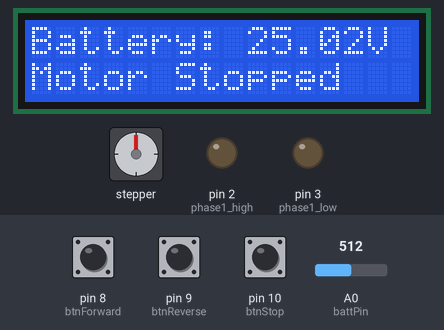
The sketch below on a simulated Arduino Uno, built with avr-gcc and run on an emulated ATmega328P. Parts: stepper motor, 16×2 character LCD, output pins drawn as LEDs (lit = HIGH). Wiring (inferred from the names in the program): stepper motor (200 steps per turn assumed): coils pin 4, pin 5, pin 6, pin 7. Inputs (shaded band) come from the test bench; at power-on: pin 8 (btnForward) LOW, pin 9 (btnReverse) LOW, A0 (battPin) = 512, pin 10 (btnStop) LOW. Pins used as bus, display or sensor lines are not drawn; what the sketch prints to the serial monitor is not drawn.

Above: at 2.8 s.
2.9 s: pin 8 (btnForward) pulled HIGH for 0.15 s
At 3.09 s:
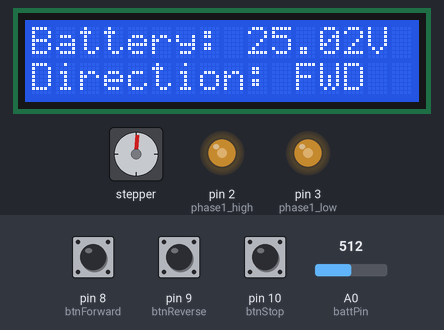
3.6 s: pin 9 (btnReverse) pulled HIGH for 0.15 s
At 4.06 s:
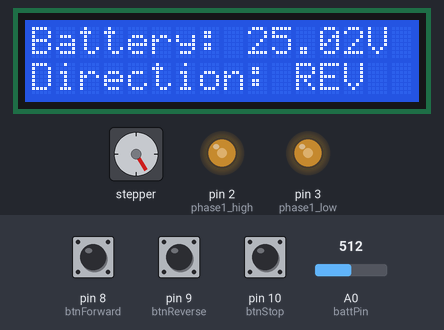
4.3 s: A0 (battPin) set to 122
At 4.69 s:
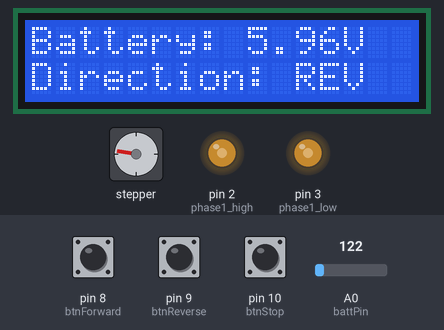
6.9 s: pin 10 (btnStop) pulled HIGH for 0.15 s
At 7.8 s:
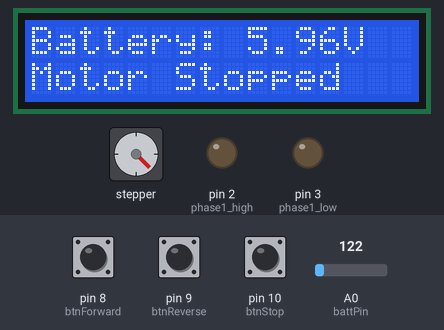
8.5 s: pin 8 (btnForward) pulled HIGH for 1 s
At 8.69 s:
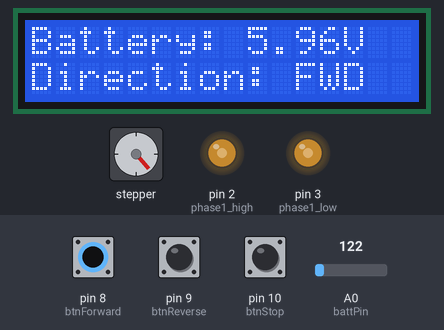
10.1 s: pin 9 (btnReverse) pulled HIGH for 1 s
At 11.21 s:
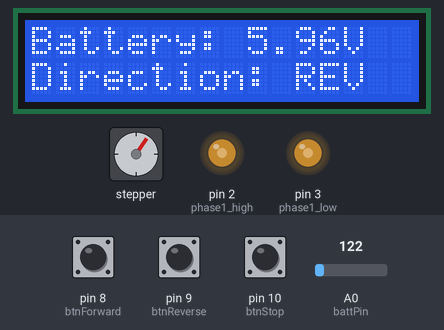
Timing chart, 0 to 15.3 s (numbered marks = the images above; inputs shaded):
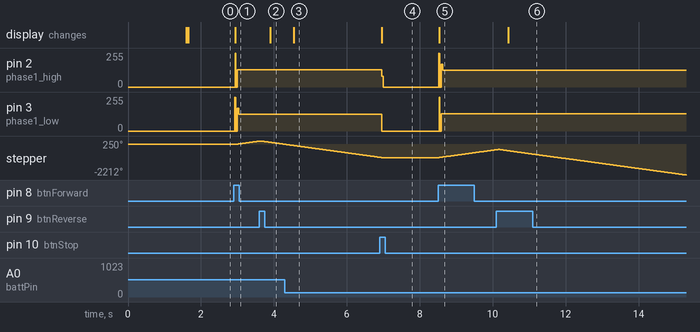

The sketch:

Inverter_Code.ino
```cpp
#include <Wire.h>
#include <LiquidCrystal_I2C.h>
#include <TimerOne.h>

/* ================= LCD ================= */
LiquidCrystal_I2C lcd(0x27, 16, 2);   // SDA=A4, SCL=A5

/* ============ OPTOCOUPLER PINS ============ */
const int phase1_high = 2;
const int phase1_low  = 3;
const int phase2_high = 4;
const int phase2_low  = 5;
const int phase3_high = 6;
const int phase3_low  = 7;

/* ============ BUTTONS ===================== */
const int btnForward = 8;
const int btnReverse = 9;
const int btnStop    = 10;

/* ============ BATTERY ===================== */
const int battPin = A0;
const float battDividerRatio = 10.0;
const float lowCutOff = 0;

/* ============ SYSTEM STATES =============== */
volatile bool inverterOn = false;
volatile bool reverseMode = false;
volatile int phaseStep = 0;

/* ============ DEBOUNCE ==================== */
bool lastForwardState = LOW;
bool lastReverseState = LOW;
bool lastStopState    = LOW;

unsigned long lastDebounceForward = 0;
unsigned long lastDebounceReverse = 0;
unsigned long lastDebounceStop    = 0;

const unsigned long debounceDelay = 200;

/* ============ 6-STEP SEQUENCE ============= */
bool seqForward[6][3] = {
  {1,0,0},
  {1,1,0},
  {0,1,0},
  {0,1,1},
  {0,0,1},
  {1,0,1}
};

/* ========================================== */
void setup() {
  /* --- Serial Debug --- */
  Serial.begin(9600);
  Serial.println();
  Serial.println("===== 3-PHASE INVERTER DEBUG START =====");

  /* --- Pin modes --- */
  pinMode(phase1_high, OUTPUT);
  pinMode(phase1_low,  OUTPUT);
  pinMode(phase2_high, OUTPUT);
  pinMode(phase2_low,  OUTPUT);
  pinMode(phase3_high, OUTPUT);
  pinMode(phase3_low,  OUTPUT);

  pinMode(btnForward, INPUT);
  pinMode(btnReverse, INPUT);
  pinMode(btnStop,    INPUT);

  Serial.println("Pins initialized");

  /* --- LCD --- */
  lcd.init();
  lcd.backlight();
  lcd.clear();
  lcd.setCursor(0,0);
  lcd.print("3-Phase Inverter");
  lcd.setCursor(0,1);
  lcd.print("Initializing...");
  delay(1500);
  lcd.clear();

  Serial.println("LCD initialized");

  /* --- Timer1: 50Hz output --- */
  Timer1.initialize(3333);  // 300 steps/sec
  Timer1.attachInterrupt(stepPhases);

  Serial.println("Timer1 started @ 50Hz");
  Serial.println("System READY");
}

/* ========================================== */
void loop() {
  float battVoltage = readBatteryVoltage();

  /* --- LCD Line 1 --- */
  lcd.setCursor(0,0);
  lcd.print("Battery: ");
  lcd.print(battVoltage, 2);
  lcd.print("V  ");

  /* --- Serial battery log --- */
  static unsigned long lastBattPrint = 0;
  if (millis() - lastBattPrint > 1000) {
    Serial.print("Battery Voltage: ");
    Serial.print(battVoltage, 2);
    Serial.println(" V");
    lastBattPrint = millis();
  }

  /* --- Low battery protection --- */
  if (battVoltage < lowCutOff && inverterOn) {
    inverterOn = false;
    Serial.println("!!! LOW BATTERY - INVERTER SHUTDOWN !!!");
  }

  /* --- Forward Button --- */
  bool fwd = digitalRead(btnForward);
  if (fwd == HIGH && lastForwardState == LOW &&
      (millis() - lastDebounceForward > debounceDelay)) {

    inverterOn = true;
    reverseMode = false;

    Serial.println("Button: FORWARD pressed");
    Serial.println("Direction set to FORWARD");
    Serial.println("Inverter ON");

    lastDebounceForward = millis();
  }
  lastForwardState = fwd;

  /* --- Reverse Button --- */
  bool rev = digitalRead(btnReverse);
  if (rev == HIGH && lastReverseState == LOW &&
      (millis() - lastDebounceReverse > debounceDelay)) {

    inverterOn = true;
    reverseMode = true;

    Serial.println("Button: REVERSE pressed");
    Serial.println("Direction set to REVERSE");
    Serial.println("Inverter ON");

    lastDebounceReverse = millis();
  }
  lastReverseState = rev;

  /* --- Stop Button --- */
  bool stp = digitalRead(btnStop);
  if (stp == HIGH && lastStopState == LOW &&
      (millis() - lastDebounceStop > debounceDelay)) {

    inverterOn = false;

    Serial.println("Button: STOP pressed");
    Serial.println("Inverter OFF");

    lastDebounceStop = millis();
  }
  lastStopState = stp;

  /* --- LCD Line 2 --- */
  lcd.setCursor(0,1);
  if (battVoltage < lowCutOff) {
    lcd.print("Battery LOW     ");
  } else if (!inverterOn) {
    lcd.print("Motor Stopped   ");
  } else {
    if (reverseMode)
      lcd.print("Direction: REV  ");
    else
      lcd.print("Direction: FWD  ");
  }
}

/* ========================================== */
/* BATTERY VOLTAGE READING */
float readBatteryVoltage() {
  long sum = 0;
  for (int i = 0; i < 10; i++) {
    sum += analogRead(battPin);
    delay(2);
  }
  float adc = sum / 10.0;
  return (adc * 5.0 / 1023.0) * battDividerRatio;
}

/* ========================================== */
/* TIMER ISR: PHASE COMMUTATION */
void stepPhases() {
  if (!inverterOn) {
    digitalWrite(phase1_high, LOW);
    digitalWrite(phase1_low,  LOW);
    digitalWrite(phase2_high, LOW);
    digitalWrite(phase2_low,  LOW);
    digitalWrite(phase3_high, LOW);
    digitalWrite(phase3_low,  LOW);
    return;
  }

  bool A = seqForward[phaseStep][0];
  bool B = seqForward[phaseStep][1];
  bool C = seqForward[phaseStep][2];

  digitalWrite(phase1_high, A);
  digitalWrite(phase1_low,  !A);
  digitalWrite(phase2_high, B);
  digitalWrite(phase2_low,  !B);
  digitalWrite(phase3_high, C);
  digitalWrite(phase3_low,  !C);

  if (reverseMode) {
    phaseStep--;
    if (phaseStep < 0) phaseStep = 5;
  } else {
    phaseStep++;
    if (phaseStep > 5) phaseStep = 0;
  }
}
```

Measured:
- after the input at 2.9 s, pin 2 (phase1_high): 0/255 → 128/255 at once; pin 3 (phase1_low): 0/255 → 127/255 at once; stepper: turns 243° clockwise in 0.65 s, starting at once; the display: changes at once (image 1)
- after the input at 3.6 s, the display: changes after 0.30 s (image 2)
- after the input at 4.3 s, the display: changes after 0.24 s (image 3)
- after the input at 6.9 s, pin 2 (phase1_high): 128/255 → 0/255 after 0.06 s; pin 3 (phase1_low): 127/255 → 0/255 after 0.06 s; stepper: goes on until 6.9 s, then stays -945°; the display: changes after 0.06 s (image 4)
- after the input at 8.5 s, pin 2 (phase1_high): 0/255 → 127/255 at once; pin 3 (phase1_low): 0/255 → 128/255 at once; stepper: keeps turning clockwise at about 364°/s, starting at once; the display: changes at once (image 5)
- after the input at 10.1 s, the display: changes after 0.33 s (image 6)
